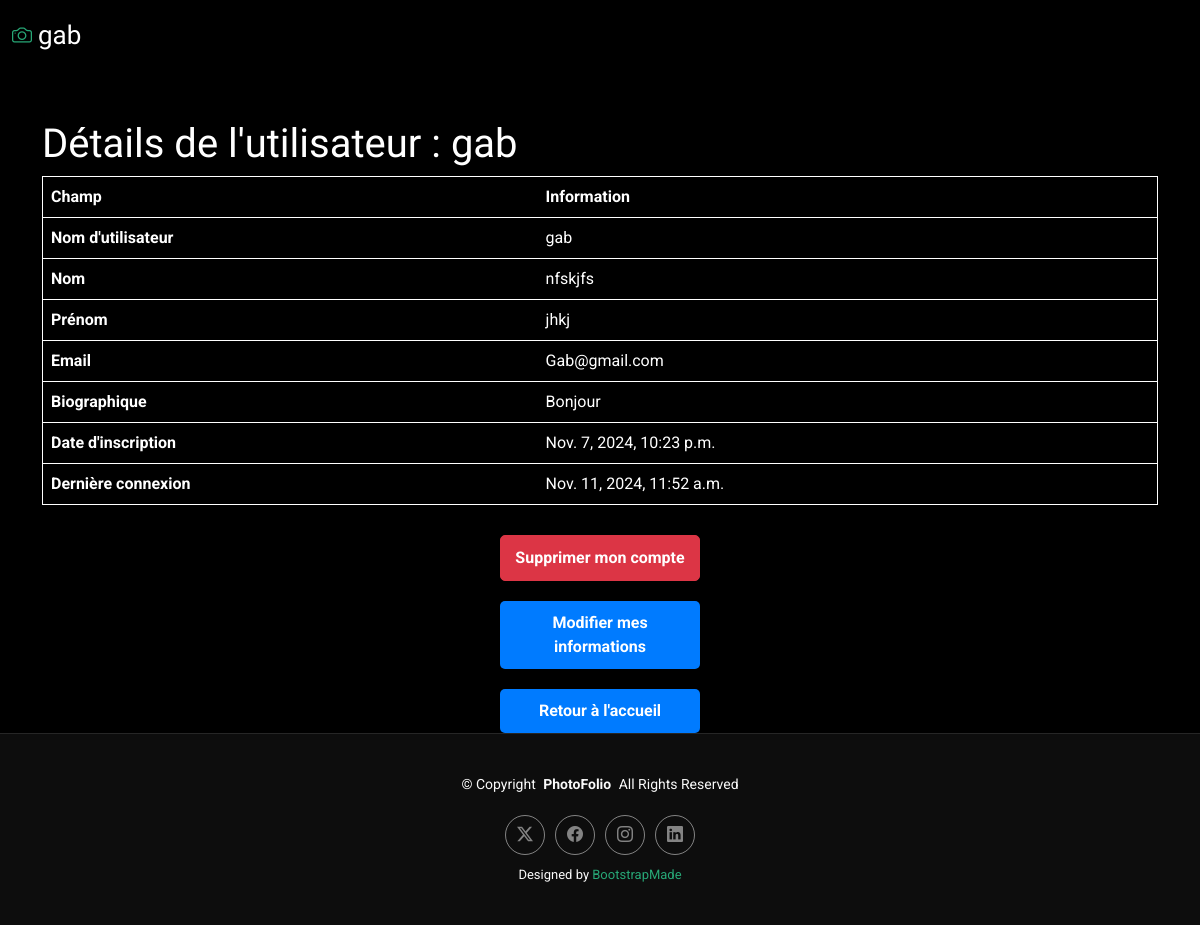
/details/2/ (signed in), run on an earlier commit of the app's database.
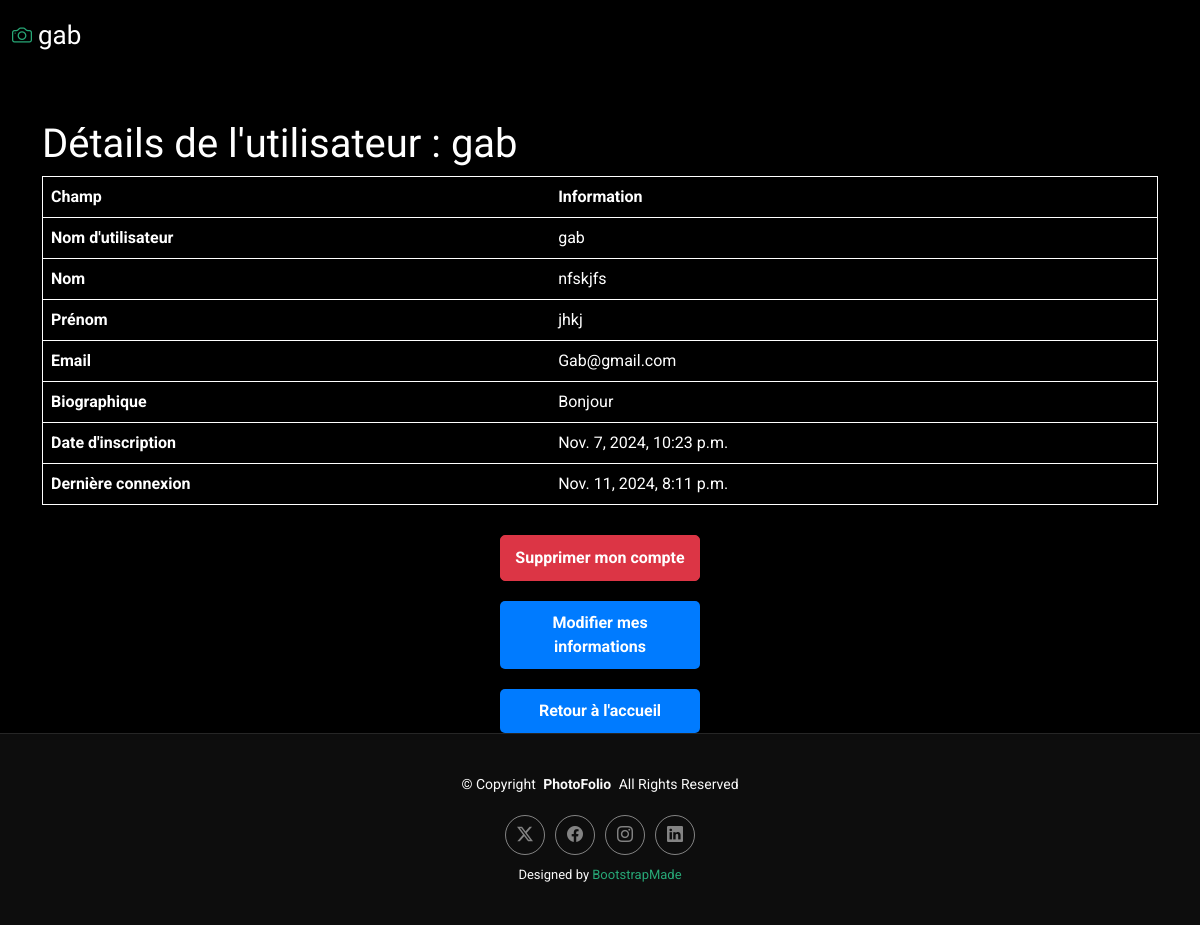
And on a later commit of the database.
### users/models.py (models this page shows, shortened)
class User(AbstractUser):
    biography = models.TextField(blank=True, null=True,help_text="Une brève biographie ou description")
    first_name = models.CharField(max_length=30, validators=[only_Letters])
    last_name = models.CharField(max_length=30, validators=[only_Letters])
    email = models.EmailField(unique=True,validators=[Email_Valide])
    username = models.CharField(max_length=50, unique=True)
    USERNAME_FIELD="username"
    is_artist = models.BooleanField(default=False, help_text="Indique si l'utilisateur est un artiste")
    class Meta:
        verbose_name = "User"

### users/views.py (the view)
# urls.py: path('details/<int:pk>/', UserDetails.as_view(), name='user_details'),
class UserDetails(LoginRequiredMixin, DetailView):
    model = User
    template_name = "details.html"
    context_object_name = "user_details"

### users/templates/details.html (shortened to what this page needs)
{% load static %}
<!DOCTYPE html>
<html lang="en">
<head>
  <link href="{% static 'assets/vendor/bootstrap/css/bootstrap.min.css'%}" rel="stylesheet">
  <link href="{% static 'assets/vendor/bootstrap-icons/bootstrap-icons.css' %}" rel="stylesheet">
  <link href="{% static 'assets/vendor/aos/aos.css' %}" rel="stylesheet">
  <link href="{% static 'assets/vendor/glightbox/css/glightbox.min.css' %}" rel="stylesheet">
  <link href="{% static 'assets/vendor/swiper/swiper-bundle.min.css' %}" rel="stylesheet">
  <link href="{% static 'assets/css/main.css'%}" rel="stylesheet">
</head>
<body class="index-page">
  <header id="header" class="header d-flex align-items-center sticky-top">
    <div class="container-fluid position-relative d-flex align-items-center justify-content-between">
        <a href="{% url 'home' %}" class="logo d-flex align-items-center me-auto me-xl-0">
            <i class="bi bi-camera"></i>
              <h1 class="sitename">{{ user_details.username }}</h1>
          </a>
    </div>
  </header>
  <div class="container mt-5">
    <h1>Détails de l'utilisateur : {{ user_details.username }}</h1>
    <table class="table table-striped" style="border: 1px solid white; background-color: black !important; color: white;">
        <thead>
            <tr >
                <th scope="col">Champ</th>
                <th scope="col">Information</th>
            </tr>
        </thead>
        <tbody>
            <tr >
                <td><strong>Nom d'utilisateur</strong></td>
                <td>{{ user_details.username }}</td>
            </tr>
            <tr >
              <td><strong>Nom</strong></td>
              <td>{{ user_details.last_name }}</td>
          </tr>
          <tr >
            <td><strong>Prénom</strong></td>
            <td>{{ user_details.first_name }}</td>
        </tr>
            <tr >
                <td><strong>Email</strong></td>
                <td>{{ user_details.email }}</td>
            </tr>
            <tr >
              <td><strong>Biographique</strong></td>
              <td>{{ user_details.biography}}</td>
          </tr>
            <tr >
                <td><strong>Date d'inscription</strong></td>
                <td>{{ user_details.date_joined }}</td>
            </tr>
            <tr >
                <td><strong>Dernière connexion</strong></td>
                <td>{{ user_details.last_login }}</td>
            </tr>
        </tbody>
    </table>
    <div class="btn-container">
      <a href="{% url 'delete_user' pk=user.pk %}" class="btn btn-danger">Supprimer mon compte</a>
      <a href="{% url 'user_update' user.pk %}" class="btn-get-started">Modifier mes informations</a>
      <a href="{% url 'home' %}" class="btn-get-started">Retour à l'accueil</a>
  </div>
</div>
  <footer id="footer" class="footer">
    <div class="container">
      <div class="copyright text-center ">
        <p>© <span>Copyright</span> <strong class="px-1 sitename">PhotoFolio</strong> <span>All Rights Reserved</span></p>
      </div>
      <div class="social-links d-flex justify-content-center">
        <a href=""><i class="bi bi-twitter-x"></i></a>
        <a href=""><i class="bi bi-facebook"></i></a>
        <a href=""><i class="bi bi-instagram"></i></a>
        <a href=""><i class="bi bi-linkedin"></i></a>
      </div>
      <div class="credits">
        Designed by <a href="https://bootstrapmade.com/">BootstrapMade</a>
      </div>
    </div>
  </footer>
</body>
</html>

What changed in the data, as far as the page shows it:
changed User "gab": last_login "Nov. 11, 2024, 11:52 a.m." → "Nov. 11, 2024, 8:11 p.m."
